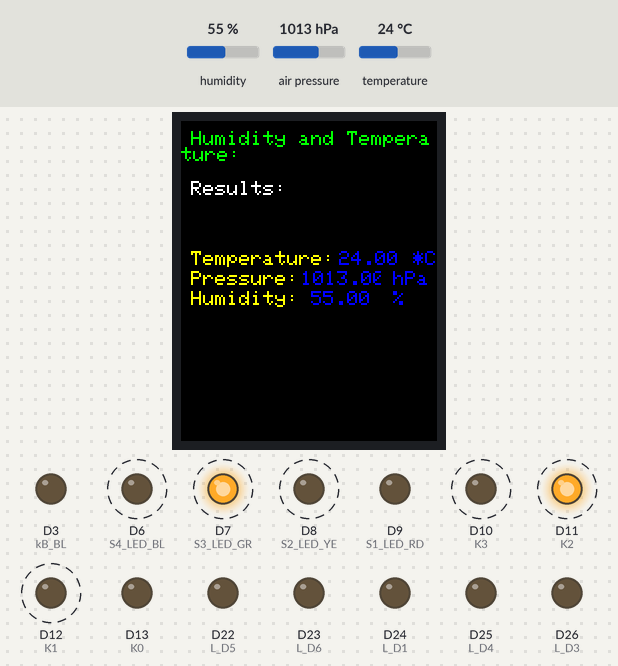
The sketch below on a simulated Arduino Due. Shown: 128×160 colour display, output pins drawn as LEDs (lit = HIGH). Dashed ring = blinking. The inputs (shaded band) are chosen by the test bench; at power-on: humidity 55 %, air pressure 1013 hPa, temperature 24 °C. The modem accepts every AT command (registered, SIM ready, sends succeed) and sends nothing else; pins used as bus, display or sensor lines are not drawn; what the sketch prints to the serial monitor is not drawn.

Above: at 4.9 s.
5.0 s: humidity set to 22 %
At 5.99 s:
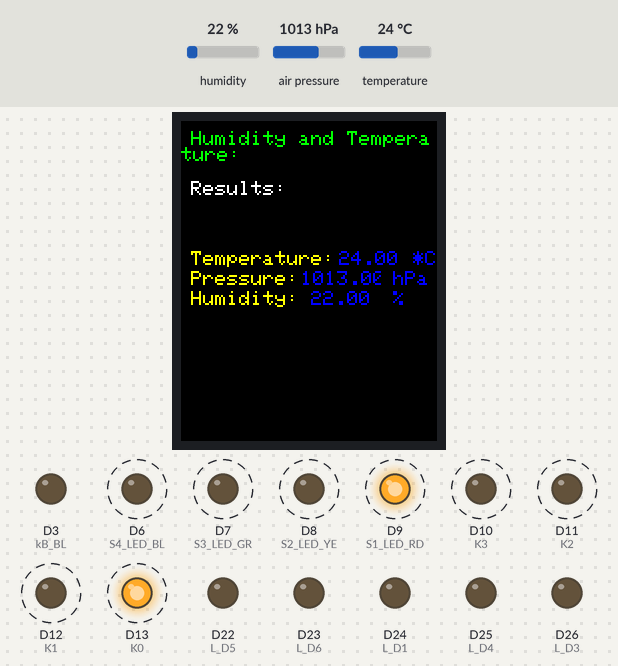
8.7 s: air pressure set to 952 hPa
At 9.6 s:
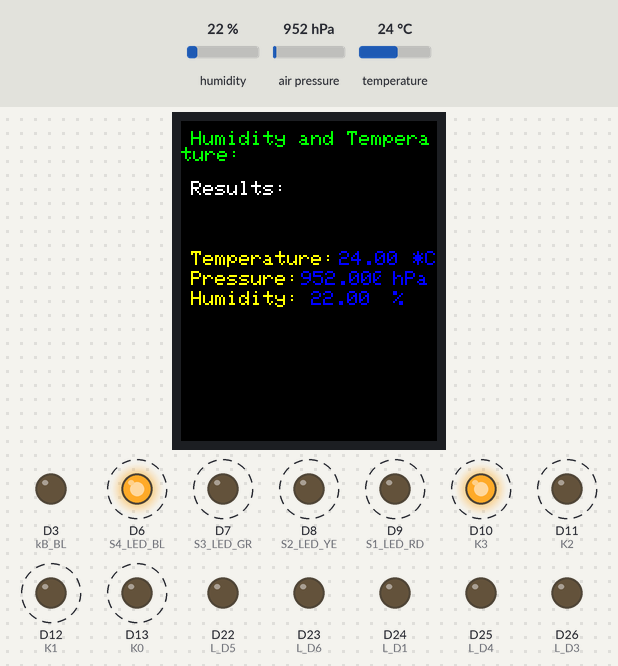
10.2 s: temperature set to 12 °C
At 10.99 s:
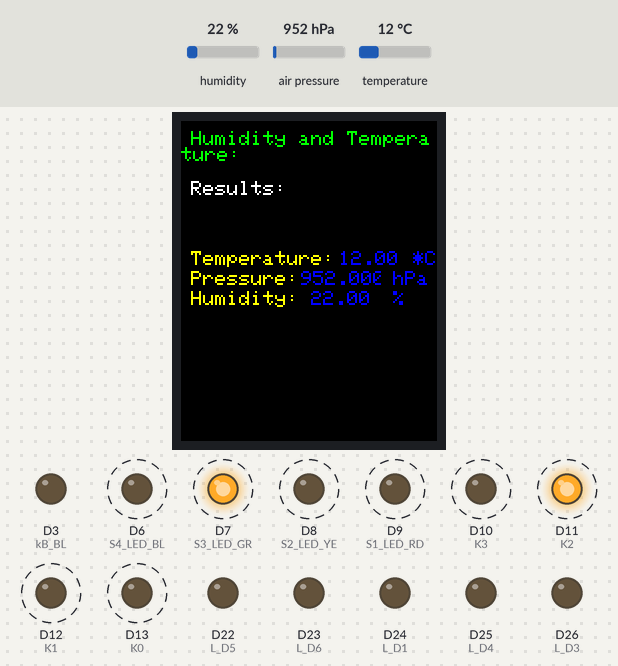
12.2 s: humidity set to 40 %
At 14.6 s:
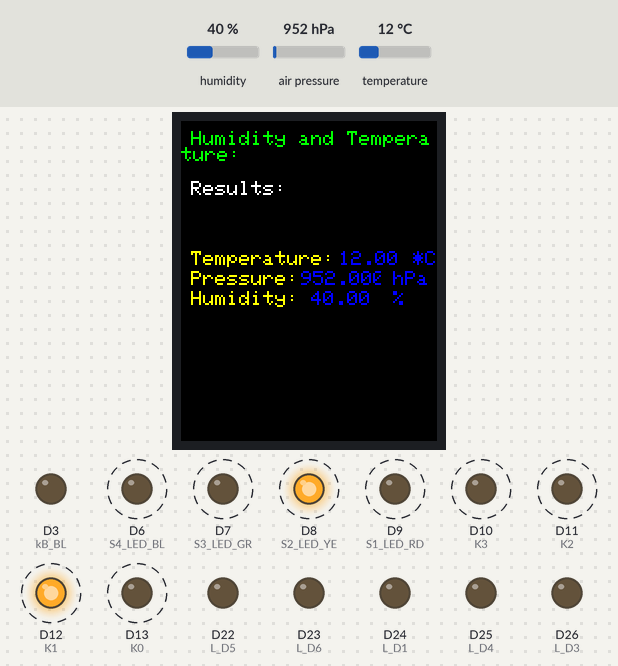
Timing chart, 0 to 15.2 s (numbered marks = the images above; inputs shaded):
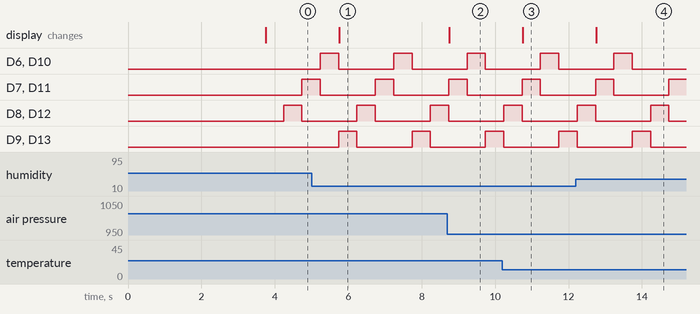

Measured:
- after the input at 5.0 s, the display: changes after 0.75 s (image 1)
- after the input at 8.7 s, the display: changes after 0.05 s (image 2)
- after the input at 10.2 s, the display: changes after 0.55 s (image 3)
- after the input at 12.2 s, the display: changes after 0.56 s (image 4)
- by itself, D6 (S4_LED_BL), D9 (S1_LED_RD), D10 (K3), D13 (K0): alternates HIGH for 0.50 s and LOW for 1.5 s

The sketch:

LCD.ino
```cpp
// For the breakout, you can use any 2 or 3 pins
// These pins will also work for the 1.8" TFT shield
#define TFT_CS     47
#define TFT_RST    48  // you can also connect this to the Arduino reset
// in which case, set this #define pin to -1!
#define TFT_DC     50

// For 1.44" and 1.8" TFT with ST7735 use
Adafruit_ST7735 tft = Adafruit_ST7735(TFT_CS,  TFT_DC, TFT_RST);

void lcdSetup(void) {
  tft.initR(INITR_GREENTAB);   // initialize a ST7735S chip, black tab
  //tft.setRotation(2);
//  tft.fillScreen(ST77XX_BLACK);

  //delay(5);
//  tft.setRotation(1);
//  tft.fillScreen(ST77XX_BLACK);

//  delay(5);
//  tft.setRotation(3);
//  tft.fillScreen(ST77XX_BLACK);

//  delay(5);

  // large block of text
//  tft.fillScreen(ST77XX_BLACK);

  tft.setRotation(2);
  tft.fillScreen(ST77XX_BLACK);


  testdrawtext("Humidity and Temperature:", ST77XX_GREEN, 5, 5);
  testdrawtext("Results:", ST77XX_WHITE, 5, 30);
  //testdrawtext("NRF24L01 MESSAGE", ST77XX_YELLOW, 5, 55);
#ifdef DEBUG
  SerialUSB.println("LCD->Initialized");
#endif
}

void testdrawtext(char *text, uint16_t color, uint8_t x, uint8_t y) {
  tft.setCursor(x, y);
  tft.setTextColor(color, ST77XX_BLACK);
  tft.setTextWrap(true);
  tft.print(text);
}
```

Bluetooth.ino
```cpp
int HC_05_PROG = 40;    // HC-05 Programming pin
int HC_05_POWER = 38;   // HC-05 Power

char btTemp[64];

char HC05MAC[64];
unsigned char avb = 0;

char HC05NAME[64];
unsigned char iHC05NameSize = 0;
unsigned char iTMP = 0;

#define BLUETOOTH_SERIAL Serial1

void BluetoothGetMAC_Name(void) {

  pinMode(HC_05_POWER, OUTPUT);
  pinMode(HC_05_PROG, OUTPUT);

  // set the pins to LOW
  digitalWrite(HC_05_PROG, HIGH);
  digitalWrite(HC_05_POWER, HIGH);

  // now power on the BT
  digitalWrite(HC_05_POWER, LOW);

  // initiate the BT serial at 38400 which is the default
  // speed at which the BT AT mode operates at
  BLUETOOTH_SERIAL.begin(38400);

  delay(1000);

  BLUETOOTH_SERIAL.println("AT+ADDR?");
  delay(500);
  memset(btTemp, 0x00, 64);
  avb = BLUETOOTH_SERIAL.available();

  if (avb != 0) {
    BLUETOOTH_SERIAL.readBytes(btTemp, avb);
  }
  delay(50);

  iTMP = find_textEX("ADDR:", btTemp);
  avb = avb - iTMP - 5 - 6;
  memcpy(HC05MAC, btTemp + iTMP + 5, avb);


  BLUETOOTH_SERIAL.println("AT+NAME?");
  delay(500);
  memset(btTemp, 0x00, 64);
  iHC05NameSize = BLUETOOTH_SERIAL.available();

  if (iHC05NameSize != 0) {
    BLUETOOTH_SERIAL.readBytes(btTemp, iHC05NameSize);
  }

  iTMP = find_textEX("NAME:", btTemp);
  iHC05NameSize = iHC05NameSize - iTMP - 5 - 6;
  memcpy(HC05NAME, btTemp + iTMP + 5, iHC05NameSize);


//  BLUETOOTH_SERIAL.println("AT+UART=9600,0,0\r\n");
//  delay(500);


  // set the key pin to High
  digitalWrite(HC_05_POWER, HIGH);
  // set the key pin to INPUT
  pinMode(HC_05_PROG, INPUT);


  // small delay
  delay(500);

  // now power on the BT
  digitalWrite(HC_05_POWER, LOW);

  delay(1000);

  BLUETOOTH_SERIAL.begin(9600);           // start serial for output
}

int find_textEX(String needle, String haystack) {
  int foundpos = -1;
  for (int i = 0; (i < haystack.length() - needle.length()); i++) {
    if (haystack.substring(i, needle.length() + i) == needle) {
      foundpos = i;
    }
  }
  return foundpos;
}
```

Project.ino
```cpp
#include <Wire.h>
#include <SPI.h>
#include <Adafruit_Sensor.h>
#include <Adafruit_BME280.h>

#define BME_SCK 13
#define BME_MISO 12
#define BME_MOSI 11
#define BME_CS 10

#define SEALEVELPRESSURE_HPA (1013.25)


//Adafruit_BME280 bme(BME_CS); // hardware SPI
//Adafruit_BME280 bme(BME_CS, BME_MOSI, BME_MISO, BME_SCK); // software SPI

unsigned long delayTime;


#include <Wire.h>
#include <SPI.h>
#include <Adafruit_GFX.h>    // Core graphics library
#include <Adafruit_ST7735.h> // Hardware-specific library for ST7735
#include <Adafruit_ST7789.h> // Hardware-specific library for ST7789

#include <DueTimer.h>
#include <Adafruit_Sensor.h>
#include <Adafruit_BME280.h>

int Button1 = 2;
int Button2 = 4;
int Button3 = 5;
int Button4 = 30;
int Button5 = 33;
int Button6 = 32;

int L_D1 = 24;
int L_D2 = 31;
int L_D3 = 26;
int L_D4 = 25;
int L_D5 = 22;
int L_D6 = 23;

int kB_BL = 3;

char testbuffer[50];

#define BLUETOOTH_SERIAL Serial1

Adafruit_BME280 bme; // I2C

extern char HC05NAME[64];
extern char HC05MAC[64];
//#define DEBUG

int d = 0;

unsigned long count;

#define ESP_PIN 53

unsigned int avRef = 3000;    // Analog voltage reference in mV

int S1_LED_RD = 9;        // Status Led S1
int S2_LED_YE = 8;        // Status Led S2
int S3_LED_GR = 7;        // Status Led S3
int S4_LED_BL = 6;        // Status Led S4

int K0 = 13;        // Status Led S1
int K1 = 12;        // Status Led S2
int K2 = 11;        // Status Led S3
int K3 = 10;        // Status Led S4

static unsigned long lastTimeUpdateMillis = 0;

unsigned char canMessage;
unsigned char linMessage;
unsigned char nrfMessage;

bool processCANMessage;
bool processLINMessage;
bool processNRFMessage;
bool setDS3231ClockMessage;
bool saveConfigurationMessage;

bool ledOn = false;
bool bespPin = false;


void BlinkLeds() {

  count += 1;

  d += 1;
  if (d == 4)
    d = 0;

  switch (d)
  {
    case 0:
      {
        digitalWrite(S1_LED_RD, HIGH);
        digitalWrite(S2_LED_YE, LOW);
        digitalWrite(S3_LED_GR, LOW);
        digitalWrite(S4_LED_BL, LOW);
      }
      break;
    case 1:
      {
        digitalWrite(S1_LED_RD, LOW);
        digitalWrite(S2_LED_YE, HIGH);
        digitalWrite(S3_LED_GR, LOW);
        digitalWrite(S4_LED_BL, LOW);
      }
      break;
    case 2:
      {
        digitalWrite(S1_LED_RD, LOW);
        digitalWrite(S2_LED_YE, LOW);
        digitalWrite(S3_LED_GR, HIGH);
        digitalWrite(S4_LED_BL, LOW);
      }
      break;
    case 3:
      {
        digitalWrite(S1_LED_RD, LOW);
        digitalWrite(S2_LED_YE, LOW);
        digitalWrite(S3_LED_GR, LOW);
        digitalWrite(S4_LED_BL, HIGH);
      }
      break;
  }
  LedToK();
  //printBTDetails();
}

void setup() {
  Serial.begin(115200);

  BluetoothGetMAC_Name();

  unsigned status;

    // default settings
    // (you can also pass in a Wire library object like &Wire2)
    status = bme.begin();
    if (!status) {
        SerialUSB.println("Could not find a valid BME280 sensor, check wiring, address, sensor ID!");
        SerialUSB.print("SensorID was: 0x"); Serial.println(bme.sensorID(),16);
        SerialUSB.print("        ID of 0xFF probably means a bad address, a BMP 180 or BMP 085\n");
        SerialUSB.print("   ID of 0x56-0x58 represents a BMP 280,\n");
        SerialUSB.print("        ID of 0x60 represents a BME 280.\n");
        SerialUSB.print("        ID of 0x61 represents a BME 680.\n");
        while (1);
    }

  count = 0;

  // LEDs set as output
  pinMode(S1_LED_RD, OUTPUT);
  pinMode(S2_LED_YE, OUTPUT);
  pinMode(S3_LED_GR, OUTPUT);
  pinMode(S4_LED_BL, OUTPUT);

  pinMode(K0, OUTPUT);
  pinMode(K1, OUTPUT);
  pinMode(K2, OUTPUT);
  pinMode(K3, OUTPUT);

  pinMode(Button1, INPUT);
  digitalWrite(Button1, HIGH);
  pinMode(Button2, INPUT);
  digitalWrite(Button2, HIGH);
  pinMode(Button3, INPUT);
  digitalWrite(Button3, HIGH);
  pinMode(Button4, INPUT);
  digitalWrite(Button4, HIGH);
  pinMode(Button5, INPUT);
  digitalWrite(Button5, HIGH);
  pinMode(Button6, INPUT);
  digitalWrite(Button6, HIGH);

  pinMode(L_D1, OUTPUT);
  digitalWrite(L_D1, LOW);
  pinMode(L_D2, OUTPUT);
  digitalWrite(L_D2, LOW);
  pinMode(L_D3, OUTPUT);
  digitalWrite(L_D3, LOW);
  pinMode(L_D4, OUTPUT);
  digitalWrite(L_D4, LOW);
  pinMode(L_D5, OUTPUT);
  digitalWrite(L_D5, LOW);
  pinMode(L_D6, OUTPUT);
  digitalWrite(L_D6, LOW);

  pinMode(kB_BL, OUTPUT);
  digitalWrite(kB_BL, LOW);

  // Use this initializer if you're using a 1.8" TFT

  lcdSetup();

  printValues();

  //testdrawtext("BT name:", ST77XX_YELLOW, 5, 45);
  //testdrawtext(HC05NAME, ST77XX_BLUE, 55, 45);

  //testdrawtext("BT Mac:   ", ST77XX_YELLOW, 5, 55);
  //testdrawtext(HC05MAC, ST77XX_BLUE, 50, 55);

  watchdogEnable(5000);

  Timer3.attachInterrupt(BlinkLeds);
  Timer3.start(500000); // Calls every 50ms

  Timer4.attachInterrupt(PrintOnConsole);
  Timer4.start(10000000); // Calls every 50ms

  //#ifdef DEBUG
  Serial.println("Setup->Complete");
  //#endif
}

void loop() {

  watchdogReset();

  if (millis() - lastTimeUpdateMillis > 10000)
  {
    lastTimeUpdateMillis = millis();
    //sendCANMessage();
    //sendNRF24L01Message();
    PrintOnConsole();
  }
  else if (millis() - lastTimeUpdateMillis > 1000)
  {
    lastTimeUpdateMillis = millis();
    //sendCANMessage();
    //sendNRF24L01Message();
    printValues();
  }
}

void LedToK(void)
{
  digitalWrite(K0, digitalRead(S1_LED_RD));
  digitalWrite(K1, digitalRead(S2_LED_YE));
  digitalWrite(K2, digitalRead(S3_LED_GR));
  digitalWrite(K3, digitalRead(S4_LED_BL));
}

void printBTDetails(void)
{
  BLUETOOTH_SERIAL.print("Count = ");
  BLUETOOTH_SERIAL.println(count, DEC);
  BLUETOOTH_SERIAL.print("BT Name:    ");
  BLUETOOTH_SERIAL.println(HC05NAME);
  BLUETOOTH_SERIAL.print("BT Mac:     ");
  BLUETOOTH_SERIAL.println(HC05MAC);
}

void PrintOnConsole(){
    String myStr = "TMP=";     // empty string
    myStr.concat(bme.readTemperature());
    myStr.concat(";HMD=");
    myStr.concat(bme.readHumidity());
    myStr.concat(";BAR=");
    myStr.concat(bme.readPressure());
    myStr.concat("<cr>");
    SerialUSB.println(myStr);
}

void printValues() {
    testdrawtext("Temperature: ", ST77XX_YELLOW, 5, 65);
    String myString = "";     // empty string
    myString.concat(bme.readTemperature());
    int len = myString.length() + 1;
    char chararr[len];
    myString.toCharArray(chararr, len);
    testdrawtext(chararr, ST77XX_BLUE, 79, 65);
    testdrawtext(" *C", ST77XX_BLUE, 110, 65);

    testdrawtext("Pressure: ", ST77XX_YELLOW, 5, 75);
    String myString2 = "";     // empty string
    myString2.concat(bme.readPressure() / 100.0F);
    int len2 = myString2.length() + 1;
    char chararr2[len2];
    myString2.toCharArray(chararr2, len2);
    testdrawtext(chararr2, ST77XX_BLUE, 60, 75);
    testdrawtext(" hPa", ST77XX_BLUE, 100, 75);

    //testdrawtext("Approx. Altitude = ");
    //testdrawtext(bme.readAltitude(SEALEVELPRESSURE_HPA));
    //testdrawtext(" m");


    testdrawtext("Humidity: ", ST77XX_YELLOW, 5, 85);
    String myString3 = "";     // empty string
    myString3.concat(bme.readHumidity());
    int len3 = myString3.length() + 1;
    char chararr3[len3];
    myString3.toCharArray(chararr3, len3);
    testdrawtext(chararr3, ST77XX_BLUE, 65, 85);
    testdrawtext(" %", ST77XX_BLUE, 100, 85);

    //testdrawtext();
}
```

bme280.ino
```cpp
#include <Wire.h>
#include <SPI.h>
#include <Adafruit_Sensor.h>
#include <Adafruit_BME280.h>

#define BME_SCK 13
#define BME_MISO 12
#define BME_MOSI 11
#define BME_CS 10

#define SEALEVELPRESSURE_HPA (1013.25)


//Adafruit_BME280 bme(BME_CS); // hardware SPI
//Adafruit_BME280 bme(BME_CS, BME_MOSI, BME_MISO, BME_SCK); // software SPI

//unsigned long delayTime;


//void printValues() {
//    SerialUSB.print("Temperature = ");
//    SerialUSB.print(bme.readTemperature());
 //   SerialUSB.println(" *C");
//
 //   SerialUSB.print("Pressure = ");
//
  //  SerialUSB.print(bme.readPressure() / 100.0F);
  //  SerialUSB.println(" hPa");

   // SerialUSB.print("Approx. Altitude = ");
 //   SerialUSB.print(bme.readAltitude(SEALEVELPRESSURE_HPA));
 //   SerialUSB.println(" m");

  //  SerialUSB.print("Humidity = ");
  //  SerialUSB.print(bme.readHumidity());
 //   SerialUSB.println(" %");

 //   SerialUSB.println();
//}
```
